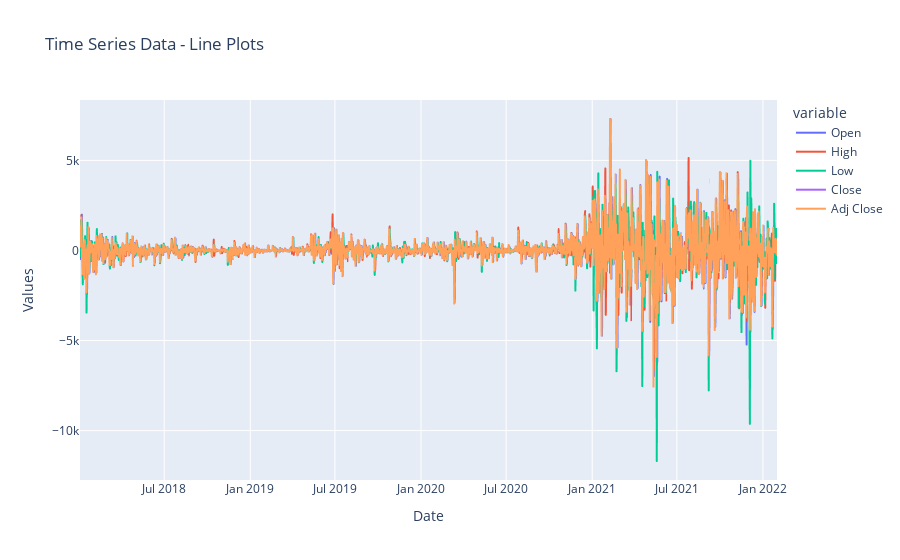

The notebook cell this image was saved under:
### Code cell
# Assuming 'data' is your DataFrame containing columns like 'Date', 'Open', 'High', 'Low', 'Close', 'Adj Close'

fig = px.line(stationary_series_, x='Date', y=['Open', 'High', 'Low', 'Close', 'Adj Close'],
              title='Time Series Data - Line Plots')
fig.update_xaxes(title='Date')
fig.update_yaxes(title='Values')

fig.show()

### Figure 1 — Plotly figure (JSON) as saved in the notebook; plotly's stock layout.template omitted (floating-point values rounded to 4 significant figures; data arrays with more than 128 entries replaced by an {"elided": "..."} marker saying what was removed)
{"data": [{"hovertemplate": "variable=Open<br>Date=%{x}<br>value=%{y}<extra></extra>", "legendgroup": "Open", "line": {"color": "#636efa", "dash": "solid"}, "marker": {"symbol": "circle"}, "mode": "lines", "name": "Open", "showlegend": true, "type": "scattergl", "x": {"elided": "1491 str values"}, "xaxis": "x", "y": {"elided": "1491 float values"}, "yaxis": "y"}, {"hovertemplate": "variable=High<br>Date=%{x}<br>value=%{y}<extra></extra>", "legendgroup": "High", "line": {"color": "#EF553B", "dash": "solid"}, "marker": {"symbol": "circle"}, "mode": "lines", "name": "High", "showlegend": true, "type": "scattergl", "x": {"elided": "1491 str values"}, "xaxis": "x", "y": {"elided": "1491 float values"}, "yaxis": "y"}, {"hovertemplate": "variable=Low<br>Date=%{x}<br>value=%{y}<extra></extra>", "legendgroup": "Low", "line": {"color": "#00cc96", "dash": "solid"}, "marker": {"symbol": "circle"}, "mode": "lines", "name": "Low", "showlegend": true, "type": "scattergl", "x": {"elided": "1491 str values"}, "xaxis": "x", "y": {"elided": "1491 float values"}, "yaxis": "y"}, {"hovertemplate": "variable=Close<br>Date=%{x}<br>value=%{y}<extra></extra>", "legendgroup": "Close", "line": {"color": "#ab63fa", "dash": "solid"}, "marker": {"symbol": "circle"}, "mode": "lines", "name": "Close", "showlegend": true, "type": "scattergl", "x": {"elided": "1491 str values"}, "xaxis": "x", "y": {"elided": "1491 float values"}, "yaxis": "y"}, {"hovertemplate": "variable=Adj Close<br>Date=%{x}<br>value=%{y}<extra></extra>", "legendgroup": "Adj Close", "line": {"color": "#FFA15A", "dash": "solid"}, "marker": {"symbol": "circle"}, "mode": "lines", "name": "Adj Close", "showlegend": true, "type": "scattergl", "x": {"elided": "1491 str values"}, "xaxis": "x", "y": {"elided": "1491 float values"}, "yaxis": "y"}], "layout": {"legend": {"title": {"text": "variable"}, "tracegroupgap": 0}, "title": {"text": "Time Series Data - Line Plots"}, "xaxis": {"anchor": "y", "domain": [0, 1], "title": {"text": "Date"}}, "yaxis": {"anchor": "x", "domain": [0, 1], "title": {"text": "Values"}}}}
